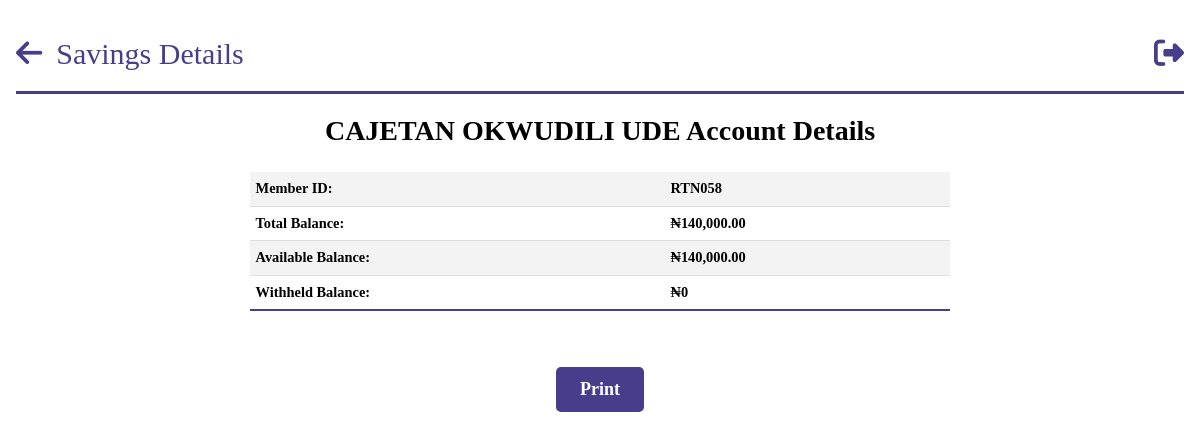
Before: /savings_details/10 (signed in) with the older database file.
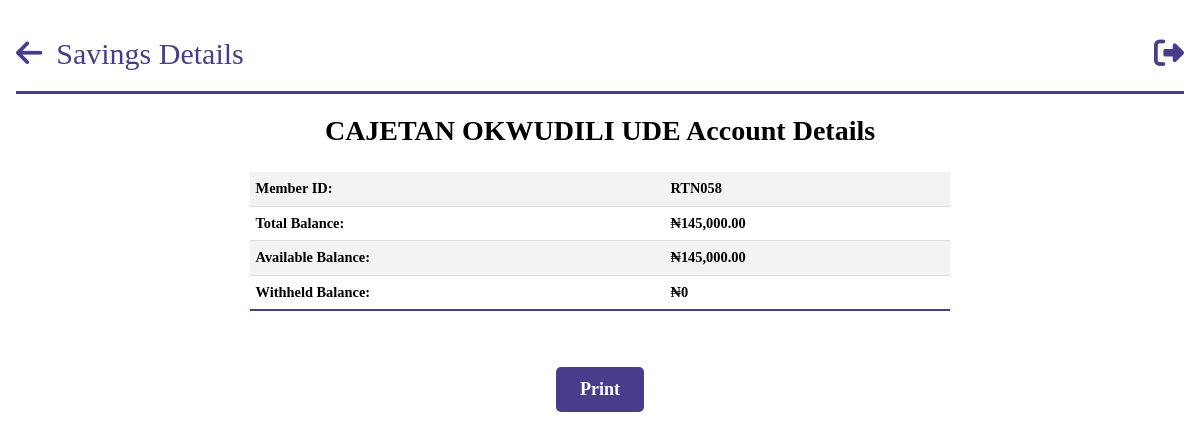
After: the same page with the newer database file.
### models.py (models this page shows, shortened)
class Person(db.Model, UserMixin):
    __tablename__ = "persons"
    id = db.Column(db.Integer, primary_key=True)
    name = db.Column(db.String(100), nullable=False)
    role_id = db.Column(db.Integer, db.ForeignKey("roles.id"))
    email = db.Column(db.String, nullable=True, unique=True)
    password = db.Column(db.String(255), nullable=False)
    company_id = db.Column(db.Integer, db.ForeignKey("companies.id"))
    employee_id = db.Column(db.String, nullable=False, unique=True)
    phone_no = db.Column(db.String, unique=True)
    balance_bfd = db.Column(db.Float, default=0.0)
    balance_withheld = db.Column(db.Float, default=0.0)
    available_balance = db.Column(db.Float, default=0.0)
    loan_balance = db.Column(db.Float, default=0.0)
    loan_balance_bfd = db.Column(db.Float, default=0.0)
    loans = db.relationship("Loan", backref="person",foreign_keys="[Loan.person_id]")
    bank_payments_made = db.relationship("BankPayment", backref="payer", lazy=True)
    payments_made = db.relationship("SavingPayment", backref="payer", lazy=True)
    loan_payments_made = db.relationship("LoanPayment", backref="payer", lazy=True)
    @hybrid_property
    def total_balance(self):
        return self.available_balance + self.balance_withheld

### app.py (the view)
@app.route("/savings_details/<person_id>", methods=["GET", "POST"])
@login_required
def savings_account_details(person_id):
    person = query.get_person(person_id)
    return render_template("query/savings_account_details.html", person=person)

### app.py (called while the page is built)
@login_manager.user_loader
def load_user(person_id):
    return Person.query.get(person_id)

@app.before_request
def before_request():
    g.user = current_user

@app.template_filter("currency")
@login_required
def currency(value):
    modified_value = format_currency(value)  # Modify the value as needed
    return modified_value

### filters.py (called while the page is built)
def format_currency(
    value, currency_symbol="₦", decimal_separator=".", thousands_separator=","
):
    if value:
        if value < 0:
            formatted_value = f"-{currency_symbol}{abs(value):,.2f}"
        else:
            formatted_value = f"{currency_symbol}{value:,.2f}"
        formatted_value = formatted_value.replace(".", decimal_separator).replace(
            ",", thousands_separator
        )
    else:
        formatted_value = f"{currency_symbol}0"
    return formatted_value

### queries.py (called while the page is built)
    def get_person(self, person_id):
        person = Person.query.filter_by(id=person_id).first()
        return person

### templates/query/savings_account_details.html (shortened to what this page needs)
{% extends 'base.html' %}
{% block header %}
Savings Details
{% endblock %}
{% block anchor %}
<a href="{{ url_for('queries') }}" id='arrow'><i class="fa-solid fa-arrow-left"></i></a>
{% endblock %}
{% block content %}
<body id="person">
<div id="loan-details" class="print-content">
    <h2 class="section-title">{{person.name}} Account Details</h2>
        <table class='tab-content'id="info-table" >
            <tr>
                <td>Member ID:</td>
                <td>{{ person.employee_id }}</td>
            </tr>
            <tr>
                <td>Total Balance:</td>
                <td>{{ person.total_balance | currency }}</td>
            </tr>
            <tr>
                <td>Available Balance:</td>
                <td>{{ person.available_balance | currency }}</td>
            </tr>
            <tr>
                <td>Withheld Balance:</td>
                <td>{{ person.balance_withheld | currency }}</td>
        </table>
    <div class="action-buttons">
        <button class="print-button" onclick="window.print()">Print</button>
    </div>
</div>
</body>
{% endblock %}

Changed rows visible on the page:
changed Person "CAJETAN OKWUDILI UDE": total_balance "₦140,000.00" → "₦145,000.00"; available_balance "₦140,000.00" → "₦145,000.00"
